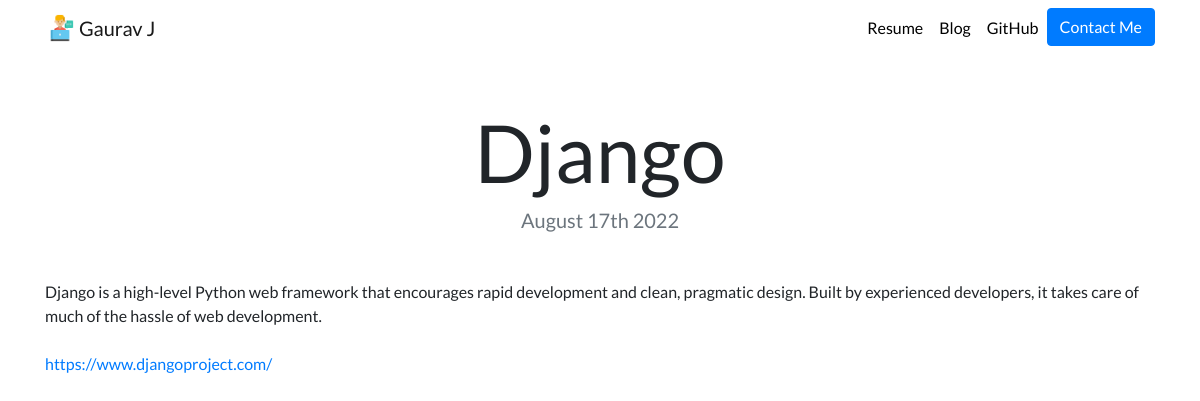
The app's page /blog/2/ with its own data.
### blog/models.py (models this page shows, shortened)
class Blog(models.Model):
    title=models.CharField(max_length=100)
    description=models.CharField(max_length=250)
    date=models.DateField()
    url=models.URLField(blank=True)

### blog/views.py (the view)
# urls.py: path("<int:blog_id>/",views.detail,name='detail')
def detail(request, blog_id):
    blog = get_object_or_404(Blog, pk=blog_id)
    return render(request, 'blog/detail.html',{'blog':blog})

### blog/templates/blog/detail.html
{% extends "portfolio/base.html" %}
{% load static %}
{% block content %}
<h3 class="text-center mt-5" id="blogdetailtitle">{{ blog.title }}</h3>
<h5 class="text-center text-muted mb-5">{{ blog.date|date:'F jS Y' }}</h5>
{{ blog.description|safe }}
<br><br>
<a href="{{blog.url}}">{{blog.url}}</a>
{% endblock %}

### portfolio/static/portfolio/custom.css (style rules this page uses)
body { font-family: 'Lato', sans-serif; }
@media (min-width: 992px) { #blogdetailtitle { font-size: 5rem; } }

### records on screen
Blog: title "Django", date "August 17th 2022", description "Django is a high-level Python web framework that encourages rapid development and clean, pragmatic design. Built by experienced developers, it takes care of much of the hassle of web development.", url "https://www.djangoproject.com/"
